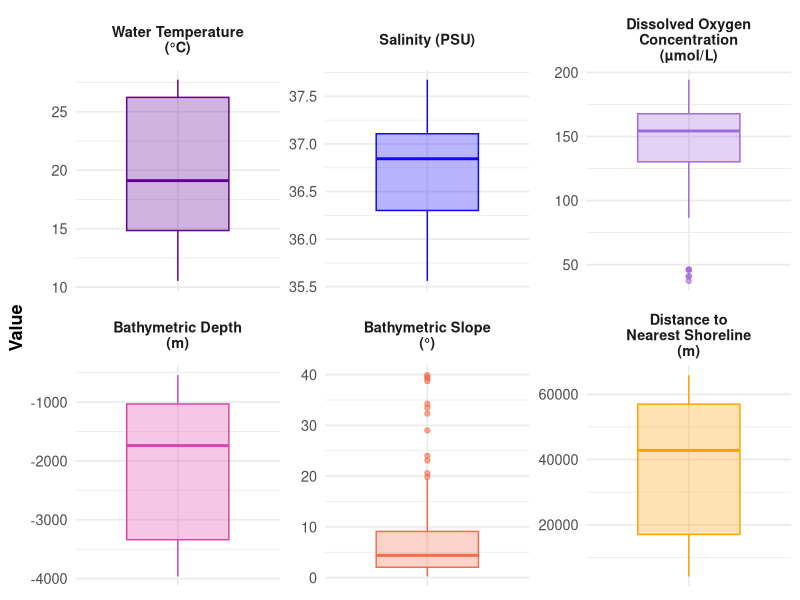
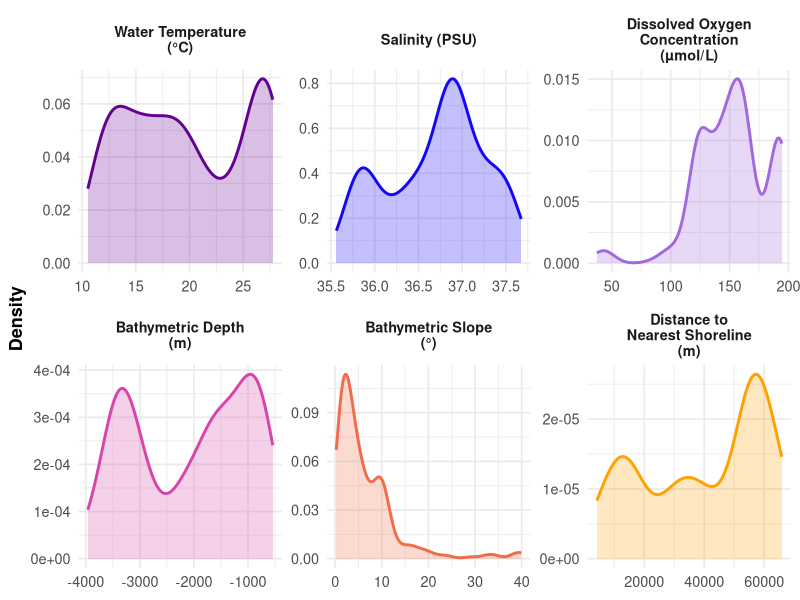

These figures' R source, in order:
## ---- chunk 1
library(tidyverse)
library(ggridges) # for ridge plots
library(patchwork) # optional, for combining plots
library(knitr)
library(kableExtra) # optional but makes it prettier
## ---- chunk 2
# Import humpback detection data with calculations
hbk <- read_csv("data/GISCALC_HUWH_AroundSTX2025.csv")
## ---- chunk 3
# Vector of environmental variables to summarize for detections (*EXCLUDE glider depth because not really an environmental variable)
env_vars <- c(
  "Water_temperature_C",
  "Salinity_PSU",
  "Oxygen_concentration_µmol_L",
  "RASTERDEPTH_m",
  "RASTERSLOPE_deg",
  "NEAR_DIST"
  )
## ---- chunk 4
# Create summary table dataframe
env_summary <- hbk %>%
  select(all_of(env_vars)) %>%
  pivot_longer(
    cols = everything(),
    names_to  = "Variable",
    values_to = "Value"
  ) %>%
  group_by(Variable) %>%
  summarise(
    n     = sum(!is.na(Value)),
    Mean  = mean(Value, na.rm = TRUE),
    SEM   = sd(Value, na.rm = TRUE) / sqrt(n),
    SD    = sd(Value, na.rm = TRUE),
    Min   = min(Value, na.rm = TRUE),
    Max   = max(Value, na.rm = TRUE),
    .groups = "drop"
  ) %>%
  mutate(
    Variable = case_when(
      Variable == "Water_temperature_C" ~ "Water Temperature (°C)",
      Variable == "Salinity_PSU" ~ "Salinity (PSU)",
      Variable == "Oxygen_concentration_µmol_L" ~ "Dissolved Oxygen Concentration (µmol/L)",
      Variable == "RASTERDEPTH_m" ~ "Bathymetric Depth (m)",
      Variable == "RASTERSLOPE_deg" ~ "Bathymetric Slope (°)",
      Variable == "NEAR_DIST" ~ "Distance to Nearest Shoreline (m)",
      TRUE ~ Variable
    )
  )

# Reorder rows for table
env_summary <- env_summary %>%
  mutate(
    Variable = factor(
      Variable,
      levels = c(
        "Water Temperature (°C)",
        "Salinity (PSU)",
        "Dissolved Oxygen Concentration (µmol/L)",
        "Bathymetric Depth (m)",
        "Bathymetric Slope (°)",
        "Distance to Nearest Shoreline (m)"
      )
    )
  ) %>%
  arrange(Variable)
## ---- chunk 5
env_summary |>
  kable(format = "html", digits = 2) |>
  kable_styling(full_width = FALSE, bootstrap_options = c("striped", "hover"))
## ---- chunk 6
# Create custom color scheme for oceanographic variables
custom_colors <- c(
  Water_temperature_C = "#640191",
  Salinity_PSU = "#1307f7",
  Oxygen_concentration_µmol_L = "#a268dd",
  RASTERDEPTH_m = "#d845aa",
  RASTERSLOPE_deg = "#f16c4b",
  NEAR_DIST = "#ffa100"
)
## ---- chunk 7
# Create vector of clean variable names
clean_var_names <- c(
  Water_temperature_C = "Water Temperature (°C)",
  Salinity_PSU = "Salinity (PSU)",
  Oxygen_concentration_µmol_L = "Dissolved Oxygen Concentration (µmol/L)",
  RASTERDEPTH_m = "Bathymetric Depth (m)",
  RASTERSLOPE_deg = "Bathymetric Slope (°)",
  NEAR_DIST = "Distance to Nearest Shoreline (m)"
)
## ---- chunk 8
# Pivot longer to create dataframe for plots
plot_data <- hbk %>%
  select(all_of(env_vars)) %>%
  pivot_longer(
    cols = everything(),
    names_to = "Variable",
    values_to = "Value"
  ) %>%
  mutate(               # set order of variables in plots
    Variable = factor(
      Variable,
      levels = c(
        "Water_temperature_C",
        "Salinity_PSU",
        "Oxygen_concentration_µmol_L",
        "RASTERDEPTH_m",
        "RASTERSLOPE_deg",
        "NEAR_DIST"
      )
    )
  )
## ---- chunk 9
# Create multipanel (faceted) box plot
box_plot <- ggplot(plot_data,
                       aes(x = Variable, y = Value, color = Variable, fill  = Variable)) +
  geom_boxplot(alpha = 0.3, width = 0.6, outlier.alpha = 0.6, outlier.size = 1.5) +
  facet_wrap(
    ~ Variable,
    scales = "free",
    ncol   = 3,
    labeller = labeller(Variable = function(x) stringr::str_wrap(clean_var_names[x], width = 18))
  ) +
  scale_color_manual(values = custom_colors) +
  scale_fill_manual(values  = custom_colors) +
  labs(
    title = NULL,
    x = NULL,
    y = "Value"
  ) +
  theme_minimal(base_size = 13) +
  theme(
    strip.text   = element_text(face = "bold"),
    axis.text.x  = element_blank(),
    axis.ticks.x = element_blank(),
    axis.title.y = element_text(face = "bold"),
    legend.position = "none"
  )
box_plot
## ---- chunk 10
# Create multipanel (faceted) density plot
density_plot <- ggplot(plot_data, 
                           aes(x = Value, color = Variable, fill = Variable)) +
  geom_density(linewidth = 1, alpha = 0.25) +
  facet_wrap(
    ~ Variable,
    scales = "free", ncol = 3,
    labeller = labeller(Variable = function(x) stringr::str_wrap(clean_var_names[x], width = 18))
  ) +
  scale_color_manual(values = custom_colors) +
  scale_fill_manual(values = custom_colors) +
  labs(
    title = NULL,
    x = NULL,
    y = "Density"
  ) +
  theme_minimal(base_size = 13) +
  theme(
    strip.text = element_text(face = "bold"),
    axis.title.y = element_text(face = "bold"),
    legend.position = "none"  # hides legend (each facet already labeled)
  )
density_plot
